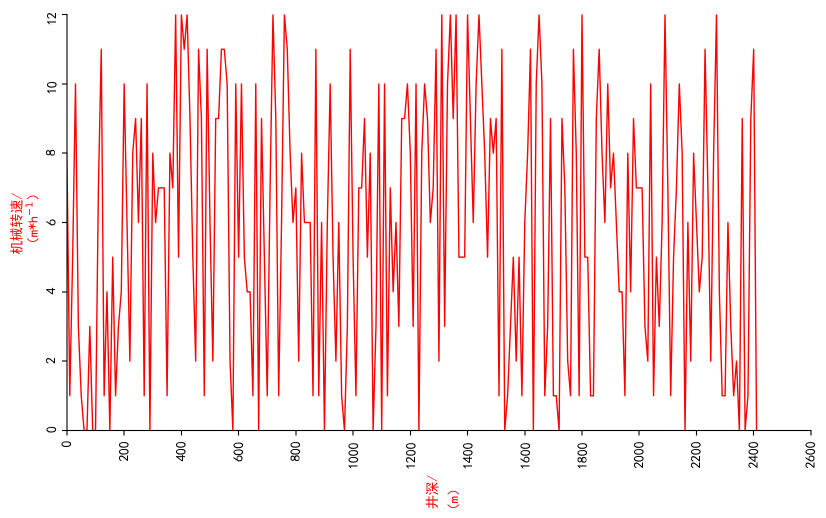
#> input picture Controller/1.png, 1652 x 1036 px (shown at 1/2 size)
$ python rotatePicController.py
#> lines starting #> are read from the running program, lines starting #| are printed output that depends on the picture
import os

import cv2
import numpy as np

# 读取图片
src = cv2.imread(os.getcwd() + '//' + '1.png', cv2.IMREAD_UNCHANGED)
#> src is the input picture: shape (1036, 1652, 4); mean B, G, R, A 225.5, 225.5, 253.5, 255

# 原图的高、宽 以及通道数
rows, cols, channel = src.shape
#> rows = 1036; cols = 1652; channel = 4

# 绕图像的中心旋转
# 参数：旋转中心 旋转度数 scale
M = cv2.getRotationMatrix2D((cols / 2, rows / 2), 270, 0.5)
# 参数：原始图像 旋转参数 元素图像宽高
rotated = cv2.warpAffine(src, M, (cols, rows))
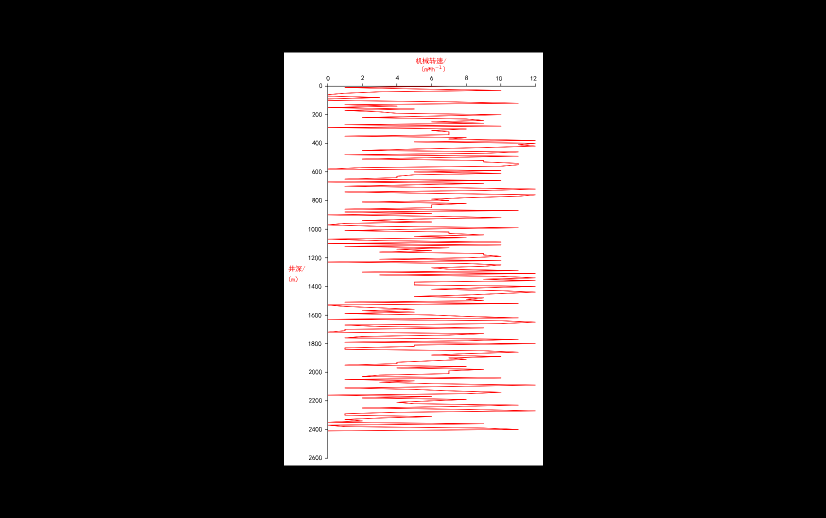
#> rotated: shape (1036, 1652, 4) (shown at 1/2 size); mean B, G, R, A 56.4, 56.4, 63.4, 63.8

# 显示图像
cv2.imshow("src", src)
cv2.imshow("rotated", rotated)
cv2.waitKey(0)

$ run again, with Controller/.png copied over Controller/1.png
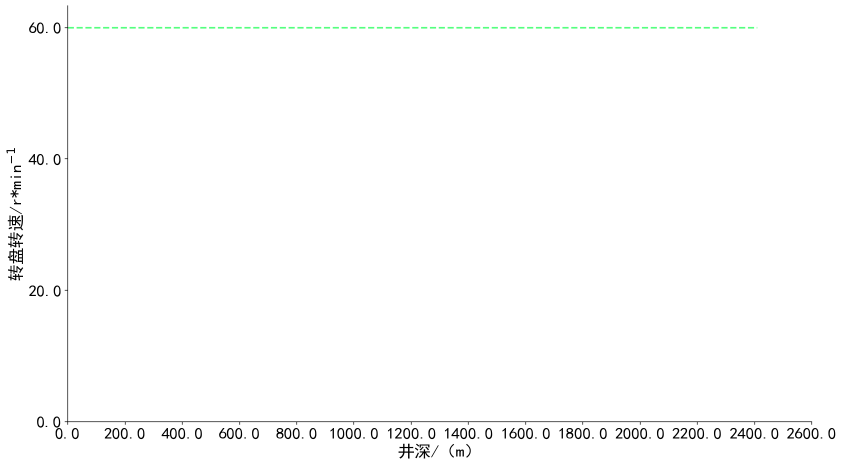
#> input picture Controller/.png, 1685 x 929 px (shown at 1/2 size)
#> src is the input picture: shape (929, 1685, 4); mean B, G, R, A 252.3, 252.5, 252.2, 255
#> `rotated = cv2.warpAffine(src, M, (cols, rows))`:
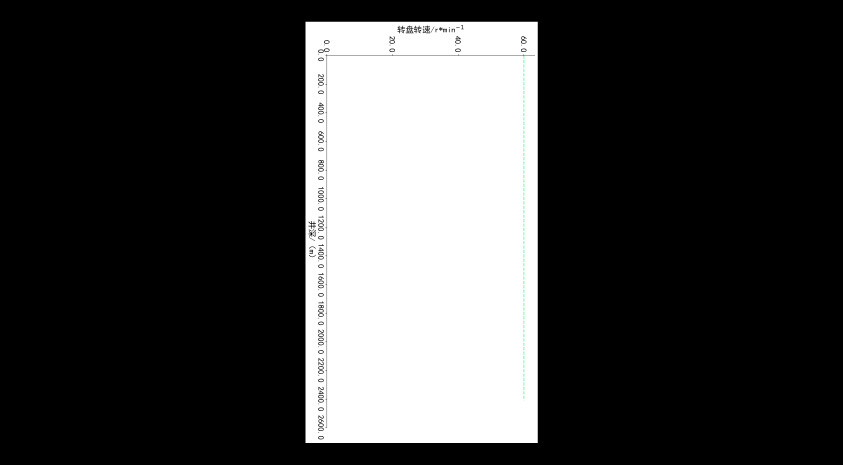
#> rotated: shape (929, 1685, 4) (shown at 1/2 size); mean B, G, R, A 63.1, 63.1, 63, 63.8
